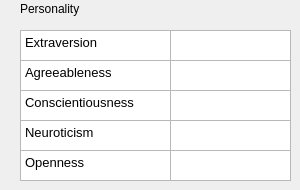
     <widget class="QWidget" name="page_2">
      <widget class="QTextBrowser" name="extraversionLabel">
       <property name="geometry">
        <rect>
         <x>20</x>
         <y>30</y>
         <width>151</width>
         <height>31</height>
        </rect>
       </property>
       <property name="html">
        <string>&lt;!DOCTYPE HTML PUBLIC &quot;-//W3C//DTD HTML 4.0//EN&quot; &quot;http://www.w3.org/TR/REC-html40/strict.dtd&quot;&gt;
&lt;html&gt;&lt;head&gt;&lt;meta name=&quot;qrichtext&quot; content=&quot;1&quot; /&gt;&lt;style type=&quot;text/css&quot;&gt;
p, li { white-space: pre-wrap; }
&lt;/style&gt;&lt;/head&gt;&lt;body style=&quot; font-family:'Sans'; font-size:10pt; font-weight:400; font-style:normal;&quot;&gt;
&lt;p style=&quot; margin-top:0px; margin-bottom:0px; margin-left:0px; margin-right:0px; -qt-block-indent:0; text-indent:0px;&quot;&gt;Extraversion&lt;/p&gt;&lt;/body&gt;&lt;/html&gt;</string>
       </property>
      </widget>
      <widget class="QLabel" name="label_3">
       <property name="geometry">
        <rect>
         <x>20</x>
         <y>0</y>
         <width>131</width>
         <height>17</height>
        </rect>
       </property>
       <property name="text">
        <string>Personality</string>
       </property>
      </widget>
      <widget class="QTextBrowser" name="extraversionDisplay">
       <property name="geometry">
        <rect>
         <x>170</x>
         <y>30</y>
         <width>121</width>
         <height>31</height>
        </rect>
       </property>
      </widget>
      <widget class="QTextBrowser" name="agreeLabel">
       <property name="geometry">
        <rect>
         <x>20</x>
         <y>60</y>
         <width>151</width>
         <height>31</height>
        </rect>
       </property>
       <property name="html">
        <string>&lt;!DOCTYPE HTML PUBLIC &quot;-//W3C//DTD HTML 4.0//EN&quot; &quot;http://www.w3.org/TR/REC-html40/strict.dtd&quot;&gt;
&lt;html&gt;&lt;head&gt;&lt;meta name=&quot;qrichtext&quot; content=&quot;1&quot; /&gt;&lt;style type=&quot;text/css&quot;&gt;
p, li { white-space: pre-wrap; }
&lt;/style&gt;&lt;/head&gt;&lt;body style=&quot; font-family:'Sans'; font-size:10pt; font-weight:400; font-style:normal;&quot;&gt;
&lt;p style=&quot; margin-top:0px; margin-bottom:0px; margin-left:0px; margin-right:0px; -qt-block-indent:0; text-indent:0px;&quot;&gt;Agreeableness&lt;/p&gt;&lt;/body&gt;&lt;/html&gt;</string>
       </property>
      </widget>
      <widget class="QTextBrowser" name="conscienLabel">
       <property name="geometry">
        <rect>
         <x>20</x>
         <y>90</y>
         <width>151</width>
         <height>31</height>
        </rect>
       </property>
       <property name="html">
        <string>&lt;!DOCTYPE HTML PUBLIC &quot;-//W3C//DTD HTML 4.0//EN&quot; &quot;http://www.w3.org/TR/REC-html40/strict.dtd&quot;&gt;
&lt;html&gt;&lt;head&gt;&lt;meta name=&quot;qrichtext&quot; content=&quot;1&quot; /&gt;&lt;style type=&quot;text/css&quot;&gt;
p, li { white-space: pre-wrap; }
&lt;/style&gt;&lt;/head&gt;&lt;body style=&quot; font-family:'Sans'; font-size:10pt; font-weight:400; font-style:normal;&quot;&gt;
&lt;p style=&quot; margin-top:0px; margin-bottom:0px; margin-left:0px; margin-right:0px; -qt-block-indent:0; text-indent:0px;&quot;&gt;Conscientiousness&lt;/p&gt;&lt;/body&gt;&lt;/html&gt;</string>
       </property>
      </widget>
      <widget class="QTextBrowser" name="neuroLabel">
       <property name="geometry">
        <rect>
         <x>20</x>
         <y>120</y>
         <width>151</width>
         <height>31</height>
        </rect>
       </property>
       <property name="html">
        <string>&lt;!DOCTYPE HTML PUBLIC &quot;-//W3C//DTD HTML 4.0//EN&quot; &quot;http://www.w3.org/TR/REC-html40/strict.dtd&quot;&gt;
&lt;html&gt;&lt;head&gt;&lt;meta name=&quot;qrichtext&quot; content=&quot;1&quot; /&gt;&lt;style type=&quot;text/css&quot;&gt;
p, li { white-space: pre-wrap; }
&lt;/style&gt;&lt;/head&gt;&lt;body style=&quot; font-family:'Sans'; font-size:10pt; font-weight:400; font-style:normal;&quot;&gt;
&lt;p style=&quot; margin-top:0px; margin-bottom:0px; margin-left:0px; margin-right:0px; -qt-block-indent:0; text-indent:0px;&quot;&gt;Neuroticism&lt;/p&gt;&lt;/body&gt;&lt;/html&gt;</string>
       </property>
      </widget>
      <widget class="QTextBrowser" name="opennessLabel">
       <property name="geometry">
        <rect>
         <x>20</x>
         <y>150</y>
         <width>151</width>
         <height>31</height>
        </rect>
       </property>
       <property name="html">
        <string>&lt;!DOCTYPE HTML PUBLIC &quot;-//W3C//DTD HTML 4.0//EN&quot; &quot;http://www.w3.org/TR/REC-html40/strict.dtd&quot;&gt;
&lt;html&gt;&lt;head&gt;&lt;meta name=&quot;qrichtext&quot; content=&quot;1&quot; /&gt;&lt;style type=&quot;text/css&quot;&gt;
p, li { white-space: pre-wrap; }
&lt;/style&gt;&lt;/head&gt;&lt;body style=&quot; font-family:'Sans'; font-size:10pt; font-weight:400; font-style:normal;&quot;&gt;
&lt;p style=&quot; margin-top:0px; margin-bottom:0px; margin-left:0px; margin-right:0px; -qt-block-indent:0; text-indent:0px;&quot;&gt;Openness&lt;/p&gt;&lt;/body&gt;&lt;/html&gt;</string>
       </property>
      </widget>
      <widget class="QTextBrowser" name="agreeDisplay">
       <property name="geometry">
        <rect>
         <x>170</x>
         <y>60</y>
         <width>121</width>
         <height>31</height>
        </rect>
       </property>
      </widget>
      <widget class="QTextBrowser" name="conscienDisplay">
       <property name="geometry">
        <rect>
         <x>170</x>
         <y>90</y>
         <width>121</width>
         <height>31</height>
        </rect>
       </property>
      </widget>
      <widget class="QTextBrowser" name="neuroDisplay">
       <property name="geometry">
        <rect>
         <x>170</x>
         <y>120</y>
         <width>121</width>
         <height>31</height>
        </rect>
       </property>
      </widget>
      <widget class="QTextBrowser" name="opennessDisplay">
       <property name="geometry">
        <rect>
         <x>170</x>
         <y>150</y>
         <width>121</width>
         <height>31</height>
        </rect>
       </property>
      </widget>
     </widget>
